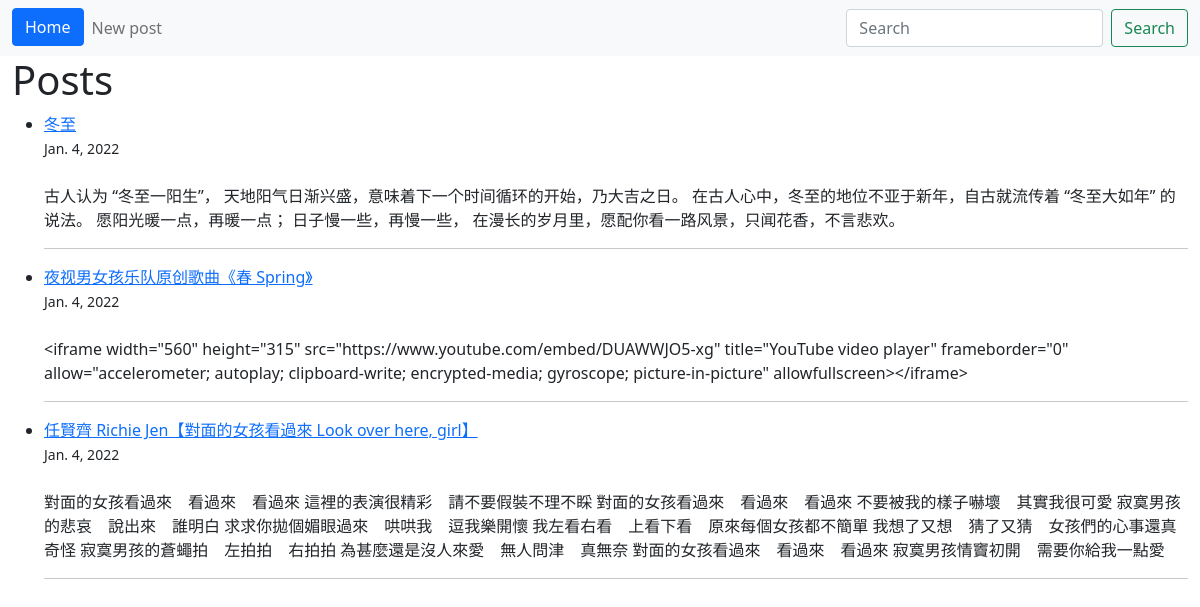
The page / on the database its author committed.
### blog/models.py (models this page shows, shortened)
class Post(models.Model):
    title = models.CharField(max_length= 255)
    author = models.ForeignKey(User, on_delete= models.CASCADE)
    body = models.TextField(max_length= 7000)
    post_date = models.DateField(auto_now_add= True)

### blog/views.py (the view)
# urls.py: path('', HomeView.as_view(), name = "home"),
class  HomeView(ListView):
    model = Post
    template_name = 'home.html'
    ordering =['-post_date']

### blog/templates/home.html
{%  extends 'base.html' %}
{%  block content %}
<h1> Posts </h1>
<ul>
{%  for post in object_list %}
    <li> <a href="{% url 'article_detail' post.pk %}"> {{ post.title }}</a> <br/>  <small> {{ post.post_date}} </small> <br/> <br/>
        {{ post.body }} </li> <hr>
{% endfor %}
</ul>
{%  endblock %}

### blog/templates/base.html (shortened to what this page needs)
<!doctype html>
<html lang="en">
  <head>
    <link href="https://cdn.jsdelivr.net/npm/bootstrap@5.1.3/dist/css/bootstrap.min.css" rel="stylesheet">
  </head>
  <body>
    <nav class="navbar navbar-expand-lg navbar-light bg-light">
        <div class="container-fluid">
          <div class="collapse navbar-collapse" id="navbarSupportedContent">
            <ul class="navbar-nav me-auto mb-2 mb-lg-0">
              <li class="nav-item">
                <a class="btn btn-primary" aria-current="page" href="{% url 'home' %}">Home</a>
              </li>
              <li class="nav-item">
                <a class="nav-link" href="{% url 'add_post' %}">New post</a>
              </li>
            </ul>
            <form class="d-flex">
              <input class="form-control me-2" type="search" placeholder="Search" aria-label="Search">
              <button class="btn btn-outline-success" type="submit">Search</button>
            </form>
          </div>
        </div>
      </nav>
      <div class="container-fluid">
   {%  block content %}
   {%  endblock %}
    </div>
  </body>
</html>

### rows shown on the page
Post: title "冬至", post_date "Jan. 4, 2022", body "古人认为 “冬至一阳生”， 天地阳气日渐兴盛，意味着下一个时间循环的开始，乃大吉之日。 在古人心中，冬至的地位不亚于新年，自古就流传着 “冬至大如年” 的说法。 愿阳光暖一点，再暖一点； 日子慢一些，再慢一些， 在漫长的岁月里，愿配你看一路风景，只闻花香，不言悲欢。"
Post: title "夜视男女孩乐队原创歌曲《春 Spring》", post_date "Jan. 4, 2022", body "<iframe width=\"560\" height=\"315\" src=\"https://www.youtube.com/embed/DUAWWJO5-xg\" title=\"YouTube video player\" frameborder=\"0\" allow=\"accelerometer; autoplay; clipboard-write; encrypted-media; gyroscope; picture-in-picture\" allowfullscreen></iframe>"
Post: title "任賢齊 Richie Jen【對面的女孩看過來 Look over here, girl】", post_date "Jan. 4, 2022", body "對面的女孩看過來 看過來 看過來 這裡的表演很精彩 請不要假裝不理不睬 對面的女孩看過來 看過來 看過來 不要被我的樣子嚇壞 其實我很可愛 寂寞男孩的悲哀 說出來 誰明白 求求你拋個媚眼過來 哄哄我 逗我樂開懷 我左看右看 上看下看 原來每個女孩都不簡單 我想了又想 猜了又猜 女孩們的心事還真奇怪 寂寞男孩的蒼蠅拍 左拍拍 右拍拍 為甚麼還是沒人來愛 無人問津 真無奈 對面的女孩看過來 看過來 看過來 寂寞男孩情竇初開 需要你給我一點愛"
